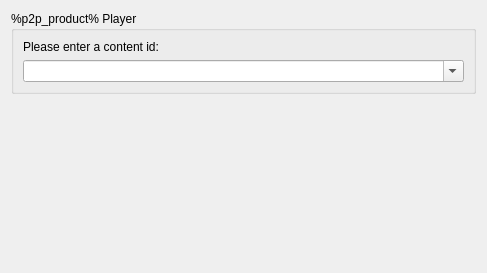
<?xml version="1.0" encoding="UTF-8"?>
<ui version="4.0">
 <author>Yuriy Svirid</author>
 <class>OpenContentId</class>
 <widget class="QWidget" name="OpenContentId">
  <property name="geometry">
   <rect>
    <x>0</x>
    <y>0</y>
    <width>487</width>
    <height>273</height>
   </rect>
  </property>
  <property name="windowTitle">
   <string>Form</string>
  </property>
  <layout class="QVBoxLayout">
   <item>
    <widget class="QGroupBox" name="groupBox">
     <property name="title">
      <string>%p2p_product% Player</string>
     </property>
     <layout class="QGridLayout">
      <item row="0" column="0">
       <widget class="QLabel" name="cidLabel">
        <property name="sizePolicy">
         <sizepolicy hsizetype="Preferred" vsizetype="Fixed">
          <horstretch>0</horstretch>
          <verstretch>0</verstretch>
         </sizepolicy>
        </property>
        <property name="text">
         <string>Please enter a content id:</string>
        </property>
       </widget>
      </item>
      <item row="1" column="0">
       <widget class="QComboBox" name="cidComboBox">
        <property name="maximumSize">
         <size>
          <width>600</width>
          <height>16777215</height>
         </size>
        </property>
        <property name="toolTip">
         <string>Enter the id of the %p2p_product% content here.</string>
        </property>
        <property name="editable">
         <bool>true</bool>
        </property>
        <property name="insertPolicy">
         <enum>QComboBox::NoInsert</enum>
        </property>
       </widget>
      </item>
     </layout>
    </widget>
   </item>
   <item>
    <spacer>
     <property name="orientation">
      <enum>Qt::Vertical</enum>
     </property>
     <property name="sizeType">
      <enum>QSizePolicy::MinimumExpanding</enum>
     </property>
     <property name="sizeHint" stdset="0">
      <size>
       <width>20</width>
       <height>10</height>
      </size>
     </property>
    </spacer>
   </item>
  </layout>
 </widget>
 <resources/>
 <connections/>
</ui>
